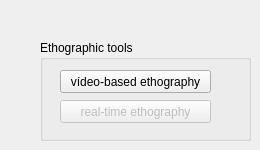
             <widget class="QWidget" name="tab_2">
              <attribute name="title">
               <string>Ethographic and tracking tools</string>
              </attribute>
              <widget class="QGroupBox" name="groupBox_9">
               <property name="geometry">
                <rect>
                 <x>40</x>
                 <y>40</y>
                 <width>211</width>
                 <height>101</height>
                </rect>
               </property>
               <property name="title">
                <string>Ethographic tools</string>
               </property>
               <widget class="QPushButton" name="pbAnaliseEtograma">
                <property name="geometry">
                 <rect>
                  <x>20</x>
                  <y>30</y>
                  <width>151</width>
                  <height>23</height>
                 </rect>
                </property>
                <property name="text">
                 <string>vídeo-based ethography</string>
                </property>
               </widget>
               <widget class="QPushButton" name="pbRealTime">
                <property name="enabled">
                 <bool>false</bool>
                </property>
                <property name="geometry">
                 <rect>
                  <x>20</x>
                  <y>60</y>
                  <width>151</width>
                  <height>23</height>
                 </rect>
                </property>
                <property name="text">
                 <string>real-time ethography</string>
                </property>
               </widget>
              </widget>
             </widget>
